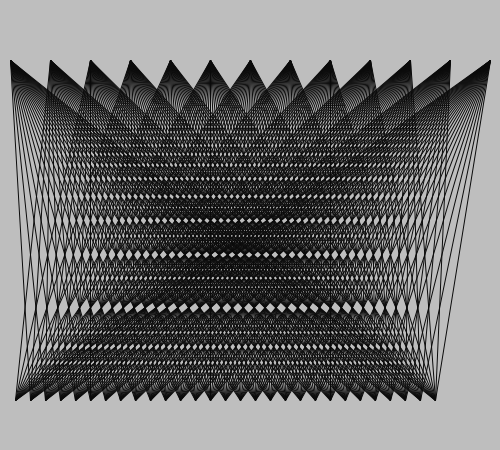
Frame 1 (no input)
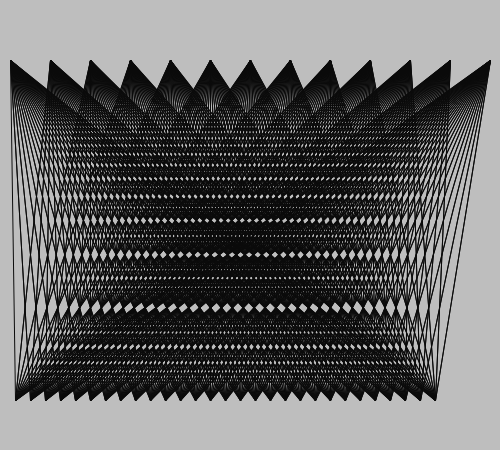
Frame 2 (the mouse pressed at the canvas centre, redrawn once)

The Processing sketch that drew these frames (run headless with seeded random() and noise(); the mouse was pressed at the canvas centre and the sketch redrawn once):

// Processing sketch: processing_46806
// ── processing_46806.pde

void setup () {
  size (500,450);
  background (190);
  smooth();
  noLoop();
  noStroke();
}

void draw () {
   for ( int i = 15; i < height; i += 15) {
    for (int f = 10; f < width; f += 40) { 
      line ( i, 400, f, 60);
      stroke (10);
              }}}
                            
